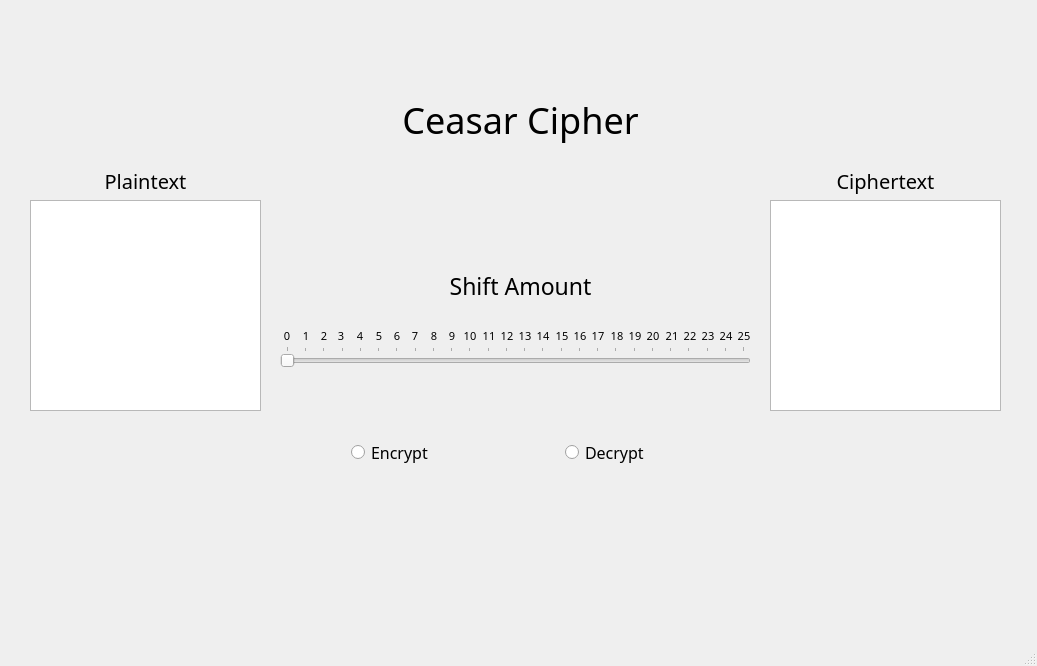
<?xml version="1.0" encoding="UTF-8"?>
<ui version="4.0">
 <class>MainWindow</class>
 <widget class="QMainWindow" name="MainWindow">
  <property name="geometry">
   <rect>
    <x>0</x>
    <y>0</y>
    <width>1037</width>
    <height>666</height>
   </rect>
  </property>
  <property name="font">
   <font>
    <family>Microsoft New Tai Lue</family>
    <pointsize>14</pointsize>
   </font>
  </property>
  <property name="windowTitle">
   <string>MainWindow</string>
  </property>
  <widget class="QWidget" name="centralwidget">
   <widget class="QTextEdit" name="input_plain">
    <property name="geometry">
     <rect>
      <x>30</x>
      <y>200</y>
      <width>231</width>
      <height>211</height>
     </rect>
    </property>
   </widget>
   <widget class="QTextEdit" name="input_cipher">
    <property name="geometry">
     <rect>
      <x>770</x>
      <y>200</y>
      <width>231</width>
      <height>211</height>
     </rect>
    </property>
   </widget>
   <widget class="QLabel" name="label_plain">
    <property name="geometry">
     <rect>
      <x>40</x>
      <y>160</y>
      <width>211</width>
      <height>41</height>
     </rect>
    </property>
    <property name="font">
     <font>
      <pointsize>15</pointsize>
     </font>
    </property>
    <property name="text">
     <string>Plaintext</string>
    </property>
    <property name="alignment">
     <set>Qt::AlignCenter</set>
    </property>
   </widget>
   <widget class="QLabel" name="label_cipher">
    <property name="geometry">
     <rect>
      <x>780</x>
      <y>160</y>
      <width>211</width>
      <height>41</height>
     </rect>
    </property>
    <property name="font">
     <font>
      <pointsize>15</pointsize>
     </font>
    </property>
    <property name="text">
     <string>Ciphertext</string>
    </property>
    <property name="alignment">
     <set>Qt::AlignCenter</set>
    </property>
   </widget>
   <widget class="QSlider" name="slider_shift">
    <property name="geometry">
     <rect>
      <x>280</x>
      <y>346</y>
      <width>471</width>
      <height>22</height>
     </rect>
    </property>
    <property name="maximum">
     <number>25</number>
    </property>
    <property name="sliderPosition">
     <number>0</number>
    </property>
    <property name="orientation">
     <enum>Qt::Horizontal</enum>
    </property>
    <property name="tickPosition">
     <enum>QSlider::TicksAbove</enum>
    </property>
   </widget>
   <widget class="QLabel" name="label_0">
    <property name="geometry">
     <rect>
      <x>277</x>
      <y>326</y>
      <width>20</width>
      <height>20</height>
     </rect>
    </property>
    <property name="font">
     <font>
      <pointsize>8</pointsize>
     </font>
    </property>
    <property name="text">
     <string>0</string>
    </property>
    <property name="alignment">
     <set>Qt::AlignCenter</set>
    </property>
   </widget>
   <widget class="QLabel" name="label_1">
    <property name="geometry">
     <rect>
      <x>296</x>
      <y>326</y>
      <width>20</width>
      <height>20</height>
     </rect>
    </property>
    <property name="font">
     <font>
      <pointsize>8</pointsize>
     </font>
    </property>
    <property name="text">
     <string>1</string>
    </property>
    <property name="alignment">
     <set>Qt::AlignCenter</set>
    </property>
   </widget>
   <widget class="QLabel" name="label_2">
    <property name="geometry">
     <rect>
      <x>314</x>
      <y>326</y>
      <width>20</width>
      <height>20</height>
     </rect>
    </property>
    <property name="font">
     <font>
      <pointsize>8</pointsize>
     </font>
    </property>
    <property name="lineWidth">
     <number>1</number>
    </property>
    <property name="text">
     <string>2</string>
    </property>
    <property name="alignment">
     <set>Qt::AlignCenter</set>
    </property>
   </widget>
   <widget class="QLabel" name="label_3">
    <property name="geometry">
     <rect>
      <x>331</x>
      <y>326</y>
      <width>20</width>
      <height>20</height>
     </rect>
    </property>
    <property name="font">
     <font>
      <pointsize>8</pointsize>
     </font>
    </property>
    <property name="text">
     <string>3</string>
    </property>
    <property name="alignment">
     <set>Qt::AlignCenter</set>
    </property>
   </widget>
   <widget class="QLabel" name="label_4">
    <property name="geometry">
     <rect>
      <x>350</x>
      <y>326</y>
      <width>20</width>
      <height>20</height>
     </rect>
    </property>
    <property name="font">
     <font>
      <pointsize>8</pointsize>
     </font>
    </property>
    <property name="text">
     <string>4</string>
    </property>
    <property name="alignment">
     <set>Qt::AlignCenter</set>
    </property>
   </widget>
   <widget class="QLabel" name="label_5">
    <property name="geometry">
     <rect>
      <x>369</x>
      <y>326</y>
      <width>20</width>
      <height>20</height>
     </rect>
    </property>
    <property name="font">
     <font>
      <pointsize>8</pointsize>
     </font>
    </property>
    <property name="text">
     <string>5</string>
    </property>
    <property name="alignment">
     <set>Qt::AlignCenter</set>
    </property>
   </widget>
   <widget class="QLabel" name="label_6">
    <property name="geometry">
     <rect>
      <x>387</x>
      <y>326</y>
      <width>20</width>
      <height>20</height>
     </rect>
    </property>
    <property name="font">
     <font>
      <pointsize>8</pointsize>
     </font>
    </property>
    <property name="text">
     <string>6</string>
    </property>
    <property name="alignment">
     <set>Qt::AlignCenter</set>
    </property>
   </widget>
   <widget class="QLabel" name="label_7">
    <property name="geometry">
     <rect>
      <x>405</x>
      <y>326</y>
      <width>20</width>
      <height>20</height>
     </rect>
    </property>
    <property name="font">
     <font>
      <pointsize>8</pointsize>
     </font>
    </property>
    <property name="text">
     <string>7</string>
    </property>
    <property name="alignment">
     <set>Qt::AlignCenter</set>
    </property>
   </widget>
   <widget class="QLabel" name="label_8">
    <property name="geometry">
     <rect>
      <x>424</x>
      <y>326</y>
      <width>20</width>
      <height>20</height>
     </rect>
    </property>
    <property name="font">
     <font>
      <pointsize>8</pointsize>
     </font>
    </property>
    <property name="text">
     <string>8</string>
    </property>
    <property name="alignment">
     <set>Qt::AlignCenter</set>
    </property>
   </widget>
   <widget class="QLabel" name="label_9">
    <property name="geometry">
     <rect>
      <x>442</x>
      <y>326</y>
      <width>20</width>
      <height>20</height>
     </rect>
    </property>
    <property name="font">
     <font>
      <pointsize>8</pointsize>
     </font>
    </property>
    <property name="text">
     <string>9</string>
    </property>
    <property name="alignment">
     <set>Qt::AlignCenter</set>
    </property>
   </widget>
   <widget class="QLabel" name="label_10">
    <property name="geometry">
     <rect>
      <x>460</x>
      <y>326</y>
      <width>20</width>
      <height>20</height>
     </rect>
    </property>
    <property name="font">
     <font>
      <pointsize>8</pointsize>
     </font>
    </property>
    <property name="text">
     <string>10</string>
    </property>
    <property name="alignment">
     <set>Qt::AlignCenter</set>
    </property>
   </widget>
   <widget class="QLabel" name="label_11">
    <property name="geometry">
     <rect>
      <x>479</x>
      <y>326</y>
      <width>20</width>
      <height>20</height>
     </rect>
    </property>
    <property name="font">
     <font>
      <pointsize>8</pointsize>
     </font>
    </property>
    <property name="text">
     <string>11</string>
    </property>
    <property name="alignment">
     <set>Qt::AlignCenter</set>
    </property>
   </widget>
   <widget class="QLabel" name="label_12">
    <property name="geometry">
     <rect>
      <x>497</x>
      <y>326</y>
      <width>20</width>
      <height>20</height>
     </rect>
    </property>
    <property name="font">
     <font>
      <pointsize>8</pointsize>
     </font>
    </property>
    <property name="text">
     <string>12</string>
    </property>
    <property name="alignment">
     <set>Qt::AlignCenter</set>
    </property>
   </widget>
   <widget class="QLabel" name="label_13">
    <property name="geometry">
     <rect>
      <x>515</x>
      <y>326</y>
      <width>20</width>
      <height>20</height>
     </rect>
    </property>
    <property name="font">
     <font>
      <pointsize>8</pointsize>
     </font>
    </property>
    <property name="text">
     <string>13</string>
    </property>
    <property name="alignment">
     <set>Qt::AlignCenter</set>
    </property>
   </widget>
   <widget class="QLabel" name="label_14">
    <property name="geometry">
     <rect>
      <x>533</x>
      <y>326</y>
      <width>20</width>
      <height>20</height>
     </rect>
    </property>
    <property name="font">
     <font>
      <pointsize>8</pointsize>
     </font>
    </property>
    <property name="text">
     <string>14</string>
    </property>
    <property name="alignment">
     <set>Qt::AlignCenter</set>
    </property>
   </widget>
   <widget class="QLabel" name="label_15">
    <property name="geometry">
     <rect>
      <x>552</x>
      <y>326</y>
      <width>20</width>
      <height>20</height>
     </rect>
    </property>
    <property name="font">
     <font>
      <pointsize>8</pointsize>
     </font>
    </property>
    <property name="text">
     <string>15</string>
    </property>
    <property name="alignment">
     <set>Qt::AlignCenter</set>
    </property>
   </widget>
   <widget class="QLabel" name="label_16">
    <property name="geometry">
     <rect>
      <x>570</x>
      <y>326</y>
      <width>20</width>
      <height>20</height>
     </rect>
    </property>
    <property name="font">
     <font>
      <pointsize>8</pointsize>
     </font>
    </property>
    <property name="text">
     <string>16</string>
    </property>
    <property name="alignment">
     <set>Qt::AlignCenter</set>
    </property>
   </widget>
   <widget class="QLabel" name="label_17">
    <property name="geometry">
     <rect>
      <x>588</x>
      <y>326</y>
      <width>20</width>
      <height>20</height>
     </rect>
    </property>
    <property name="font">
     <font>
      <pointsize>8</pointsize>
     </font>
    </property>
    <property name="text">
     <string>17</string>
    </property>
    <property name="alignment">
     <set>Qt::AlignCenter</set>
    </property>
   </widget>
   <widget class="QLabel" name="label_18">
    <property name="geometry">
     <rect>
      <x>607</x>
      <y>326</y>
      <width>20</width>
      <height>20</height>
     </rect>
    </property>
    <property name="font">
     <font>
      <pointsize>8</pointsize>
     </font>
    </property>
    <property name="text">
     <string>18</string>
    </property>
    <property name="alignment">
     <set>Qt::AlignCenter</set>
    </property>
   </widget>
   <widget class="QLabel" name="label_19">
    <property name="geometry">
     <rect>
      <x>625</x>
      <y>326</y>
      <width>20</width>
      <height>20</height>
     </rect>
    </property>
    <property name="font">
     <font>
      <pointsize>8</pointsize>
     </font>
    </property>
    <property name="text">
     <string>19</string>
    </property>
    <property name="alignment">
     <set>Qt::AlignCenter</set>
    </property>
   </widget>
   <widget class="QLabel" name="label_20">
    <property name="geometry">
     <rect>
      <x>643</x>
      <y>326</y>
      <width>20</width>
      <height>20</height>
     </rect>
    </property>
    <property name="font">
     <font>
      <pointsize>8</pointsize>
     </font>
    </property>
    <property name="text">
     <string>20</string>
    </property>
    <property name="alignment">
     <set>Qt::AlignCenter</set>
    </property>
   </widget>
   <widget class="QLabel" name="label_21">
    <property name="geometry">
     <rect>
      <x>662</x>
      <y>326</y>
      <width>20</width>
      <height>20</height>
     </rect>
    </property>
    <property name="font">
     <font>
      <pointsize>8</pointsize>
     </font>
    </property>
    <property name="text">
     <string>21</string>
    </property>
    <property name="alignment">
     <set>Qt::AlignCenter</set>
    </property>
   </widget>
   <widget class="QLabel" name="label_22">
    <property name="geometry">
     <rect>
      <x>680</x>
      <y>326</y>
      <width>20</width>
      <height>20</height>
     </rect>
    </property>
    <property name="font">
     <font>
      <pointsize>8</pointsize>
     </font>
    </property>
    <property name="text">
     <string>22</string>
    </property>
    <property name="alignment">
     <set>Qt::AlignCenter</set>
    </property>
   </widget>
   <widget class="QLabel" name="label_23">
    <property name="geometry">
     <rect>
      <x>698</x>
      <y>326</y>
      <width>20</width>
      <height>20</height>
     </rect>
    </property>
    <property name="font">
     <font>
      <pointsize>8</pointsize>
     </font>
    </property>
    <property name="text">
     <string>23</string>
    </property>
    <property name="alignment">
     <set>Qt::AlignCenter</set>
    </property>
   </widget>
   <widget class="QLabel" name="label_24">
    <property name="geometry">
     <rect>
      <x>716</x>
      <y>326</y>
      <width>20</width>
      <height>20</height>
     </rect>
    </property>
    <property name="font">
     <font>
      <pointsize>8</pointsize>
     </font>
    </property>
    <property name="text">
     <string>24</string>
    </property>
    <property name="alignment">
     <set>Qt::AlignCenter</set>
    </property>
   </widget>
   <widget class="QLabel" name="label_26">
    <property name="geometry">
     <rect>
      <x>734</x>
      <y>326</y>
      <width>20</width>
      <height>20</height>
     </rect>
    </property>
    <property name="font">
     <font>
      <pointsize>8</pointsize>
     </font>
    </property>
    <property name="text">
     <string>25</string>
    </property>
    <property name="alignment">
     <set>Qt::AlignCenter</set>
    </property>
   </widget>
   <widget class="QLabel" name="label_shift">
    <property name="geometry">
     <rect>
      <x>310</x>
      <y>270</y>
      <width>421</width>
      <height>31</height>
     </rect>
    </property>
    <property name="font">
     <font>
      <pointsize>17</pointsize>
     </font>
    </property>
    <property name="text">
     <string>Shift Amount</string>
    </property>
    <property name="alignment">
     <set>Qt::AlignCenter</set>
    </property>
   </widget>
   <widget class="QLabel" name="label_title">
    <property name="geometry">
     <rect>
      <x>230</x>
      <y>79</y>
      <width>581</width>
      <height>81</height>
     </rect>
    </property>
    <property name="font">
     <font>
      <pointsize>27</pointsize>
     </font>
    </property>
    <property name="text">
     <string>Ceasar Cipher</string>
    </property>
    <property name="alignment">
     <set>Qt::AlignCenter</set>
    </property>
   </widget>
   <widget class="QRadioButton" name="radio_encrypt">
    <property name="geometry">
     <rect>
      <x>351</x>
      <y>437</y>
      <width>95</width>
      <height>31</height>
     </rect>
    </property>
    <property name="font">
     <font>
      <pointsize>12</pointsize>
     </font>
    </property>
    <property name="text">
     <string>Encrypt</string>
    </property>
    <attribute name="buttonGroup">
     <string notr="true">buttonGroup</string>
    </attribute>
   </widget>
   <widget class="QRadioButton" name="radio_decrypt">
    <property name="geometry">
     <rect>
      <x>565</x>
      <y>437</y>
      <width>111</width>
      <height>31</height>
     </rect>
    </property>
    <property name="font">
     <font>
      <pointsize>12</pointsize>
     </font>
    </property>
    <property name="text">
     <string>Decrypt</string>
    </property>
    <attribute name="buttonGroup">
     <string notr="true">buttonGroup</string>
    </attribute>
   </widget>
   <widget class="QLabel" name="label_error">
    <property name="geometry">
     <rect>
      <x>334</x>
      <y>490</y>
      <width>361</width>
      <height>51</height>
     </rect>
    </property>
    <property name="font">
     <font>
      <pointsize>14</pointsize>
     </font>
    </property>
    <property name="text">
     <string/>
    </property>
    <property name="alignment">
     <set>Qt::AlignCenter</set>
    </property>
   </widget>
  </widget>
  <widget class="QMenuBar" name="menubar">
   <property name="geometry">
    <rect>
     <x>0</x>
     <y>0</y>
     <width>1037</width>
     <height>37</height>
    </rect>
   </property>
  </widget>
  <widget class="QStatusBar" name="statusbar"/>
 </widget>
 <resources/>
 <connections/>
 <buttongroups>
  <buttongroup name="buttonGroup"/>
 </buttongroups>
</ui>
